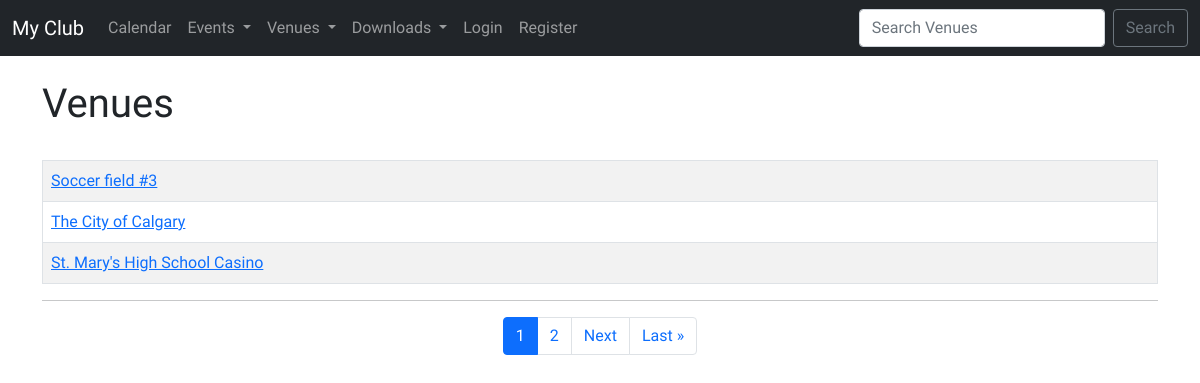
/venues/, run on an earlier commit of the app's database.
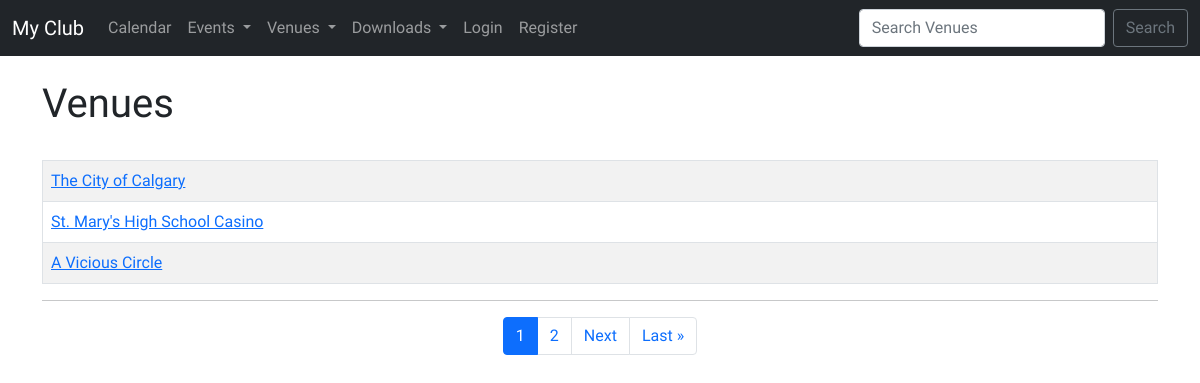
And on a later commit of the database.
### events/models.py (models this page shows)
class Venue(models.Model):
    name            = models.CharField('Venue Name', max_length=120)
    address         = models.CharField(max_length=300)
    zip_code        = models.CharField('Zip Code', max_length=12)
    phone           = models.CharField('Contact Phone', max_length=25, blank=True)
    web             = models.URLField('Website Address', blank=True)
    email_address   = models.EmailField('Email', blank=True)
    owner           = models.ForeignKey(User, on_delete=models.CASCADE, verbose_name='Venue Owner')     # associates with user_id
    venue_image     = models.ImageField(upload_to="images/", null=True, blank=True)
    def __str__(self):
        return self.name

### events/views.py (the view)
# urls.py: path('venues/', views.list_venues, name='list-venues'),
def list_venues(request):
    p = Paginator(Venue.objects.all(), 3)
    page = request.GET.get('page')
    venues = p.get_page(page)
    page_range = range(1, venues.paginator.num_pages + 1)
    return render(request, 'events/venues.html',
                  {'venues': venues,
                   'page_range': page_range})

### events/templates/events/venues.html (shortened to what this page needs)
{% extends 'base.html' %}
{% block content %}
    <h1>Venues</h1>
    <br>
    <table class="table table-striped table-hover table-bordered">
        {% for venue in venues %}
        <tr>
            <td>
                <a href="{% url 'events:show-venue' venue.id %}">{{ venue }}</a>
            </td>
        </tr>
        {% endfor %}
    </table>
    <hr>
    <nav aria-label="Page navigation example">
        <ul class="pagination justify-content-center">
            {% for i in page_range %}
                <li class="page-item {% if i == venues.number %}active{% endif %}">
                    <a class="page-link" href="?page={{ i }}">{{ i }}</a>
                </li>
            {% endfor %}
            {% if venues.has_next %}
                <li class="page-item"><a class="page-link" href="?page={{ venues.next_page_number }}">Next</a></li>
                <li class="page-item"><a class="page-link" href="?page={{ venues.paginator.num_pages }}">Last &raquo;</a></li>
            {% endif %}
        </ul>
    </nav>
{% endblock %}

What changed in the data, as far as the page shows it:
removed Venue: name "Soccer field #3"
now on this page (row unchanged): Venue: name "A Vicious Circle"
